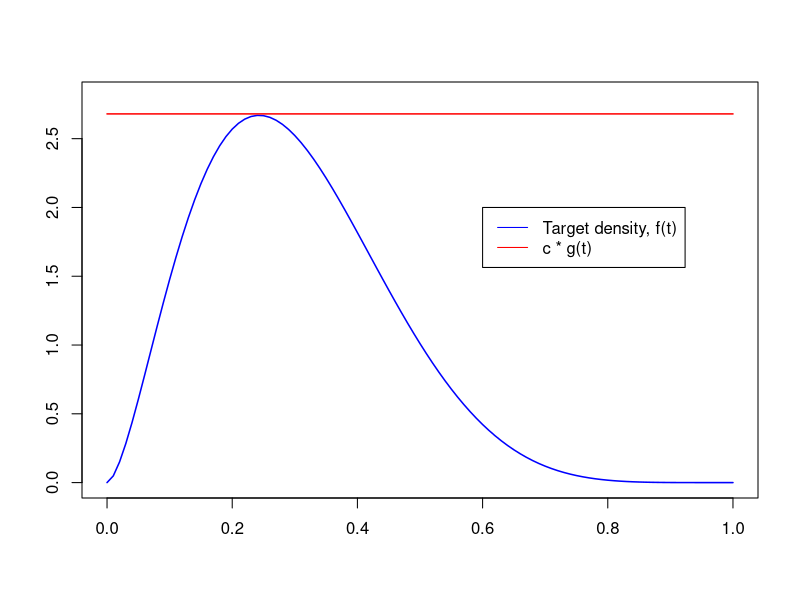
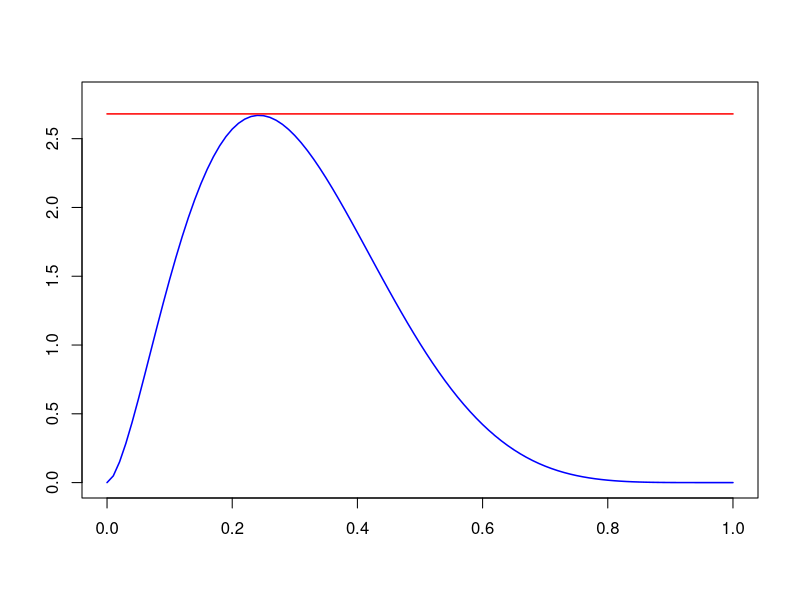
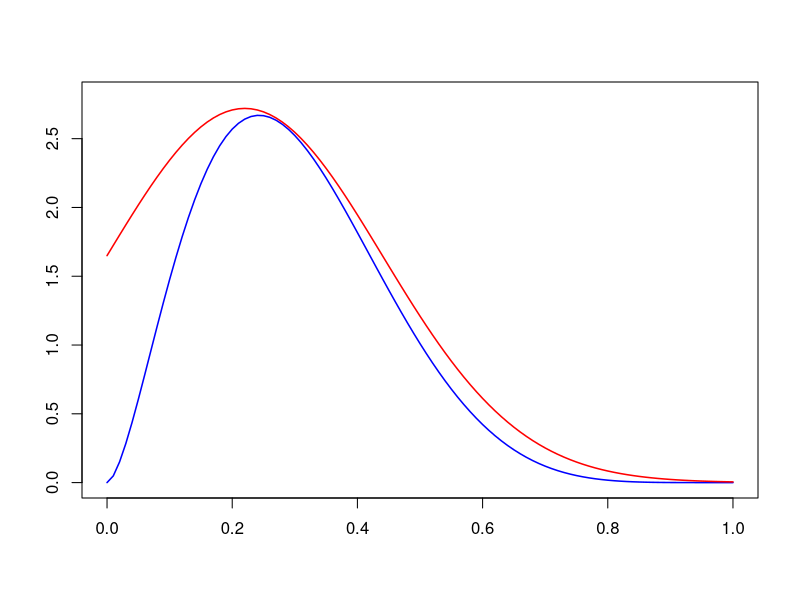
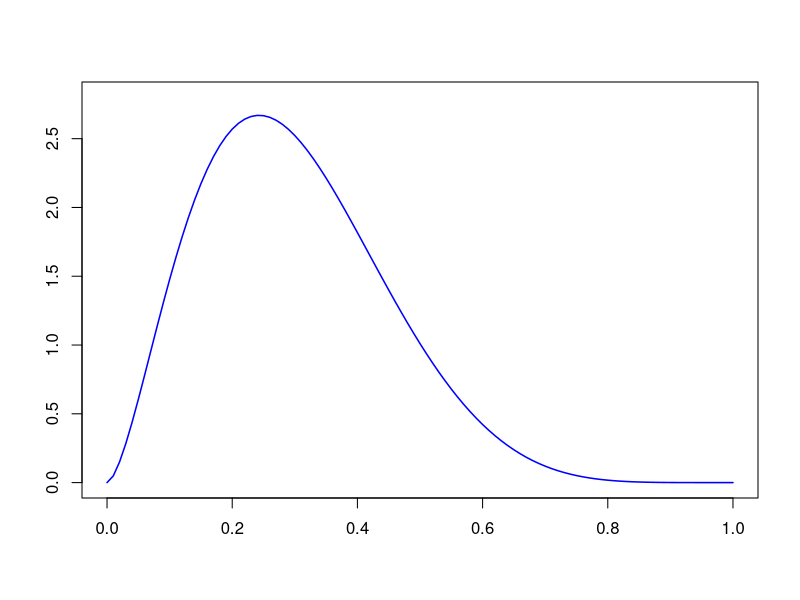
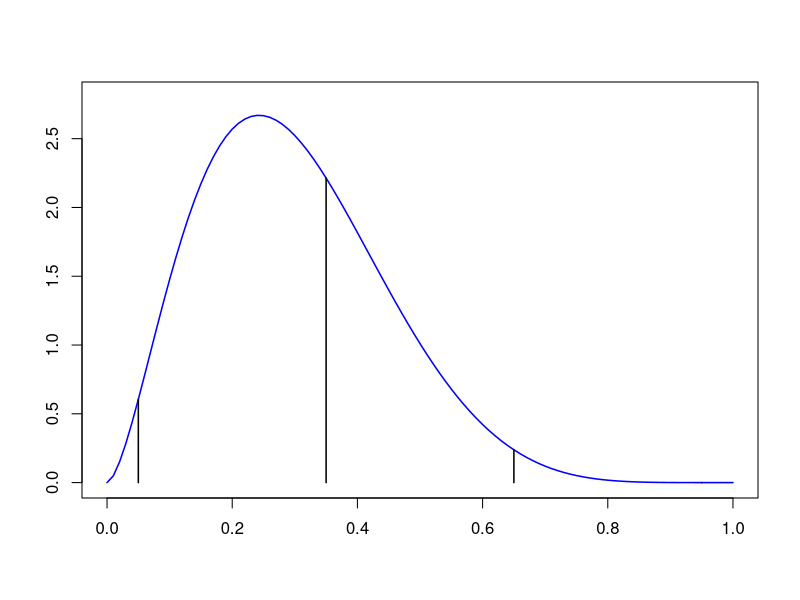
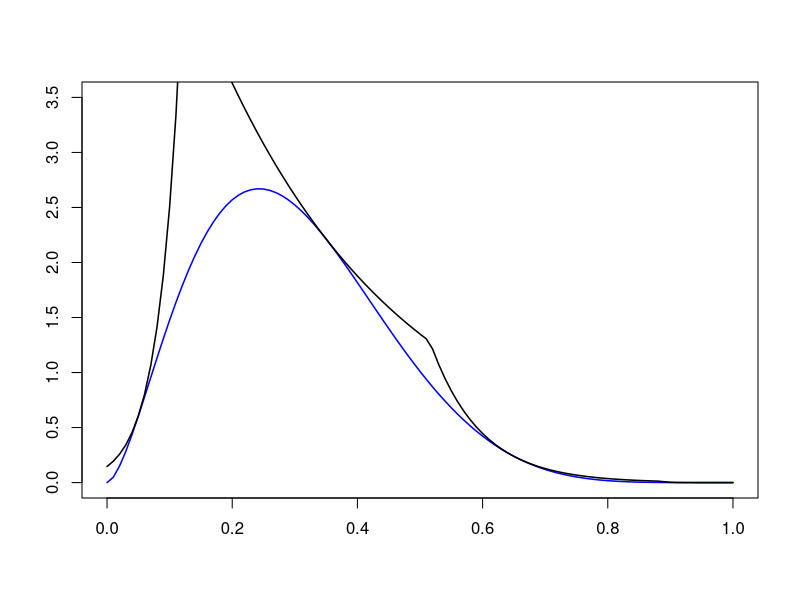

Recreate these plots in R, in order.
## ---- chunk 1
gridpts <- seq(0, 1, 0.01)
x <- dbeta(gridpts, 2.7, 6.3)
y <- dunif(gridpts)
c = 2.68
plot(gridpts,x,xlim=c(0,1),ylim=c(0,2.8),type="l",col="blue",main="",xlab="",ylab="",
     lwd=1.5)
lines(gridpts,c*y,col="red", lwd=1.5)
legend(.6,2,c("Target density, f(t)","c * g(t)"),lty=c(1,1),col=c("blue","red"))
## ---- chunk 2
gridpts <- seq(0, 1, 0.01)
x <- dbeta(gridpts, 2.7, 6.3)
y <- dunif(gridpts)
c = 2.68
plot(gridpts,x,xlim=c(0,1),ylim=c(0,2.8),type="l",col="blue",main="",xlab="",ylab="",
     lwd=1.5)
lines(gridpts,c*y,col="red", lwd=1.5)
#legend(.6,2,c("Target density, f(t)","c * g(t)"),lty=c(1,1),col=c("blue","red"))
## ---- chunk 3
gridpts <- seq(0, 1, 0.01)
x <- dbeta(gridpts, 2.7, 6.3)
y <- dunif(gridpts)
c = 2.68
plot(gridpts,x,xlim=c(0,1),ylim=c(0,2.8),type="l",col="blue",main="",xlab="",ylab="",
     lwd=1.5)
lines(gridpts,1.5*dnorm(gridpts, mean=0.22, sd=0.22),col="red", lwd=1.5)
#legend(.6,2,c("Target density, f(t)","c * g(t)"),lty=c(1,1),col=c("blue","red"))
## ---- chunk 4
gridpts <- seq(0, 1, 0.01)
x <- dbeta(gridpts, 2.7, 6.3)
y <- dunif(gridpts)
c = 2.68
plot(gridpts,x,xlim=c(0,1),ylim=c(0,2.8),type="l",col="blue",main="",xlab="",ylab="",
     lwd=1.5)
## ---- chunk 5
gridpts <- seq(0, 1, 0.01)
x <- dbeta(gridpts, 2.7, 6.3)
y <- dunif(gridpts)
c = 2.68
plot(gridpts,x,xlim=c(0,1),ylim=c(0,2.8),type="l",col="blue",main="",xlab="",ylab="",
     lwd=1.5)
x <- seq(0.05, 0.95, length=4)
for(i in 1:length(x)){
  lines(c(x[i], x[i]), c(0, dbeta(x[i], 2.7, 6.3)), lwd=1.5)
}
#lines(c(x, x), c(rep(0, 4), dbeta(x, 2.7, 6.3)))
#lines(c(0.2, 0.2), )
## ---- chunk 6
log_f_beta <- function(x, a, b){
  (a-1)*log(x) + (b-1)*log(1-x) - log(beta(a, b))
}

log_f_prime_beta <- function(x, a, b){
  (a-1)/x - (b-1)/(1-x)
}

get_intervals <- function(x, k, ls, dls, lower_endpoint, upper_endpoint){
  z <- c(lower_endpoint,
         (ls[2:k] - ls[1:(k-1)] - 
            x[2:k]*dls[2:k] + x[1:(k-1)]*dls[1:(k-1)])/(
              dls[1:(k-1)] - dls[2:k]
            ),
         upper_endpoint)
  
  p <- ifelse(abs(dls) < sqrt(.Machine$double.eps), # tolerance for "near equality"
              exp(ls - x*dls)*(z[2:(k+1)] - z[1:k]),
              exp(ls - x*dls)*(exp(z[2:(k+1)] * dls) - exp(z[1:k]*dls))/dls)
  
  output <- list("z" = z,
                 "p" = p)
  
  return(output)
}
## ---- chunk 7
k <- 4
x <- seq(0.05, 0.95, length = k)
log_f <- function(t){log_f_beta(t, 2.7, 6.3)}
log_f_prime <- function(t){log_f_prime_beta(t, 2.7, 6.3)}

intervals <- get_intervals(x = x, k = k, ls = log_f(x), dls = log_f_prime(x), 
                           lower_endpoint = 0, upper_endpoint = Inf)
z <- intervals$z

gk <- function(t, x, z){
  idx <- sapply(t, function(ti){min(which(ti < z)) - 1})
  exp(log_f(x[idx]) - x[idx]*log_f_prime(x[idx]) + t*log_f_prime(x[idx]))
}

plot(gridpts,dbeta(gridpts, 2.7, 6.3), xlim=c(0,1), ylim=c(0,3.5), type="l", 
     col="blue", main="", xlab="", ylab="", lwd=1.5)
lines(gridpts, gk(gridpts, x, z), lwd=1.5)
